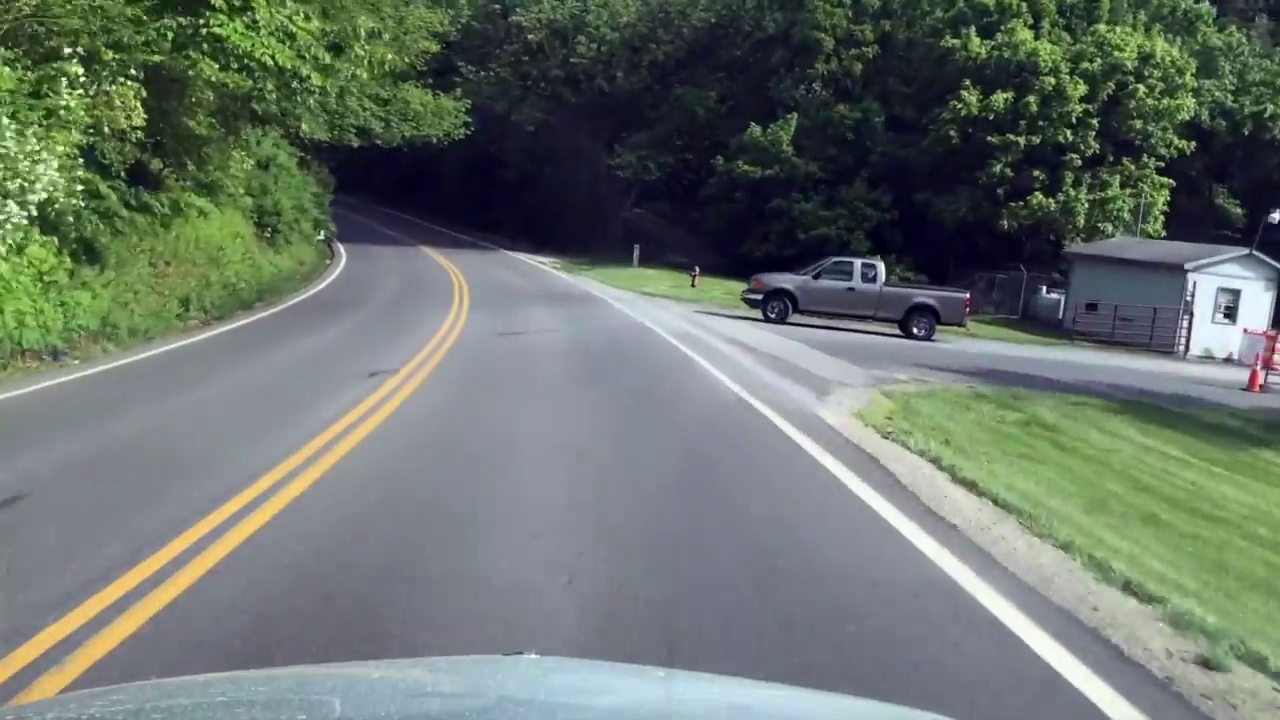
#> input picture data/backup/frame1031.jpg, 1280 x 720 px
$ jupyter execute --allow-errors color-filtering.ipynb   (shell and % lines are left out)
#> lines starting #> are read from the running program, lines starting #| are printed output that depends on the picture; after the words box and inside, x2 and y2 are one past the last pixel; in counts of white or black regions, pixels touching at a corner belong together
[cell 1]
import cv2
import numpy as np
import matplotlib.pyplot as plt

# Inspecting color-spaces

[cell 2]
rgbFrame = plt.imread("./frame1031.jpg")
#> rgbFrame is the input picture: shape (720, 1280, 3); mean R, G, B 105.3, 115.2, 107.8
grayFrame = cv2.cvtColor(rgbFrame, cv2.COLOR_RGB2GRAY)

figure = plt.figure(figsize=((12, 12)))
axis = figure.add_subplot(121)
axis.imshow(rgbFrame)
axis = figure.add_subplot(122)
axis.imshow(grayFrame, cmap="gray")

[cell 3]
figure = plt.figure(figsize=((12, 12)))
for i in range(3):
    axis = figure.add_subplot(1, 3, i+1)
    axis.imshow(rgbFrame[:, :, i], cmap="gray")

[cell 4]
hsvFrame = cv2.cvtColor(rgbFrame, cv2.COLOR_RGB2HSV)
#> hsvFrame: shape (720, 1280, 3); mean H, S, V 88.1, 67.8, 123.1
figure = plt.figure(figsize=((12, 12)))
for i in range(3):
    axis = figure.add_subplot(1, 3, i+1)
    axis.imshow(hsvFrame[:, :, i], cmap="gray")

[cell 5]
hslFrame = cv2.cvtColor(rgbFrame, cv2.COLOR_RGB2HLS)
#> hslFrame: shape (720, 1280, 3); mean of channels 0, 1, 2 88, 110.3, 51.9
figure = plt.figure(figsize=((12, 12)))
for i in range(3):
    axis = figure.add_subplot(1, 3, i+1)
    axis.imshow(hslFrame[:, :, i], cmap="gray")

# Selected Masks
- [x] red-channel in rgb-space
- [x] saturation-channel in hsv-space
- [x] saturation-channel in hsl-space

### Red Channel

[cell 6]
threshhold = 190
red = rgbFrame[:, :, 2]
redMask = np.zeros_like(red)
redMask[(red >threshhold) & (red < 255)] = 255
figure = plt.figure(figsize=((12, 12)))
axis = figure.add_subplot(1, 2, 1)
axis.imshow(red, cmap="gray")
axis = figure.add_subplot(1, 2, 2)
axis.imshow(redMask, cmap="gray")

### saturation in hsv

[cell 7]
threshhold = 80
saturation = hsvFrame[:, :, 1]
hsvSatMask = np.zeros_like(saturation)
hsvSatMask[(saturation >threshhold) & (red < 255)] = 255
figure = plt.figure(figsize=((12, 12)))
axis = figure.add_subplot(1, 2, 1)
axis.imshow(saturation, cmap="gray")
axis = figure.add_subplot(1, 2, 2)
axis.imshow(hsvSatMask, cmap="gray")

[cell 8]
threshhold = 65
saturation = hslFrame[:, :, 2]
hslSatMask = np.zeros_like(saturation)
hslSatMask[(saturation >threshhold) & (red < 255)] = 255
figure = plt.figure(figsize=((12, 12)))
axis = figure.add_subplot(1, 2, 1)
axis.imshow(saturation, cmap="gray")
axis = figure.add_subplot(1, 2, 2)
axis.imshow(hslSatMask, cmap="gray")

# Target output

[cell 9]
outMask = cv2.bitwise_or(redMask, hsvSatMask)
outMask = cv2.bitwise_or(outMask, hslSatMask)
plt.imshow(outMask, "gray")

# Dataset Test

[cell 10]
from glob import glob
glob("./*.jpg")

[cell 11]
fig = plt.figure(figsize=(15, 19))
imagesPathes = glob("./*.jpg")
numOfImgs = len(imagesPathes)

#> (the rest of this cell did not finish here and is left out)

# color segmentation in hsv-space red-channel

[cell 12]
# nred = np.zeros_like(rgbFrame)

# nred[:, :, 0] = red
# hsv = cv2.cvtColor(nred, cv2.COLOR_RGB2HSV)
# white color selection only
rgbFrame = plt.imread("frame1031.jpg")
whiteHSL = cv2.cvtColor(rgbFrame, cv2.COLOR_RGB2HLS)
wmask = cv2.inRange(whiteHSL, np.array([0, 0, 180]), np.array([180, 30, 255]))
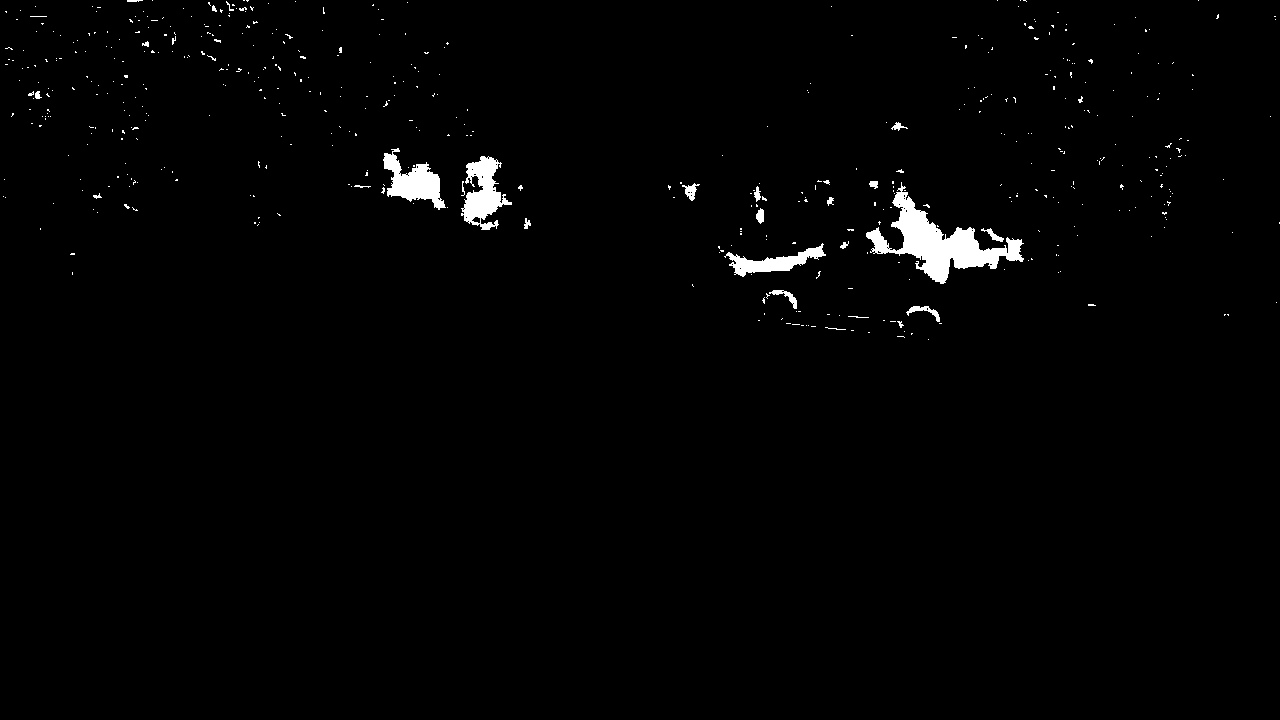
#> wmask: shape (720, 1280); 1.4% white; 513 white regions (487 under 20 px), largest, box (x1, y1, x2, y2) and area: (866, 182, 1024, 284) 4884, (461, 156, 512, 230) 1859, (383, 148, 446, 210) 1755
kernel = np.ones((5, 5), "uint8")
wmask = cv2.dilate(wmask, kernel, iterations=1)
#> wmask: shape (720, 1280); 3.5% white; 314 white regions (4 under 20 px), largest, box (x1, y1, x2, y2) and area: (864, 179, 1035, 286) 7127, (459, 154, 514, 232) 2887, (379, 146, 450, 212) 2591

fig = plt.figure(figsize=(15, 15))
axis = fig.add_subplot(1, 3, 1)
axis.set_title("rgb red channel threshold")
axis.imshow(wmask, "gray")
axis = fig.add_subplot(1, 3, 2)
axis.set_title("hsv red-channel threshold")
axis.imshow(redMask, "gray")

[cell 13]
# creating 3d-image for in range function of red channel
# nred = np.zeros_like(rgbFrame)
# # red = rgbFrame[:, :, 2]
# nred[:, :, 0] = red
# rgbFrame = plt.imread("frame1031.jpg")
hsv = cv2.cvtColor(rgbFrame, cv2.COLOR_RGB2HLS)

fig = plt.figure(figsize=(15, 15))
axis = fig.add_subplot(1, 3, 1)
axis.set_title("rgb red-channel")
axis.imshow(rgbFrame, "gray")
axis = fig.add_subplot(1, 3, 2)
axis.set_title("hsv red-channel")
axis.imshow(hsv)

[cell 14]
# [6 lines of commented-out code are left out]
whiteHSV = cv2.cvtColor(rgbFrame, cv2.COLOR_RGB2HSV)
wmask = cv2.inRange(whiteHSV, np.array([0, 0, 180]), np.array([180, 30, 255]))
#> wmask: shape (720, 1280); 5.9% white; 239 white regions (197 under 20 px), largest, box (x1, y1, x2, y2) and area: (504, 251, 1250, 720) 41858, (1187, 273, 1274, 359) 4362, (135, 655, 499, 684) 2766
kernel = np.ones((5, 5), "uint8")
wmask = cv2.dilate(wmask, kernel, iterations=1)
#> wmask: shape (720, 1280); 8.8% white; 100 white regions (1 under 20 px), largest, box (x1, y1, x2, y2) and area: (502, 249, 1252, 720) 54065, (1173, 269, 1276, 364) 6603, (133, 653, 503, 686) 4627

fig = plt.figure(figsize=(15, 15))
axis = fig.add_subplot(1, 3, 1)
axis.set_title("rgb red channel threshold")
axis.imshow(wmask, "gray")
axis = fig.add_subplot(1, 3, 2)
axis.set_title("hsv red-channel threshold")
axis.imshow(redMask, "gray")

[cell 15]
# creating 3d-image for in range function of red channel
# rgbFrame = plt.imread("frame1031.jpg")
nyellow = np.zeros_like(rgbFrame)
# [5 lines of commented-out code are left out]
nyellow[:, :, :2] = rgbFrame[:, :, :2]
hsv = cv2.cvtColor(nyellow, cv2.COLOR_RGB2HSV)
#> hsv: shape (720, 1280, 3); mean H, S, V 32.8, 254.9, 116.1
fig = plt.figure(figsize=(15, 15))
nyellow[:, :, :2] = rgbFrame[:, :, :2]

axis = fig.add_subplot(1, 3, 2)
axis.set_title("combined red+green")
axis.imshow(nyellow)

axis = fig.add_subplot(1, 3, 3)
axis.set_title("hsv yellow-channel")
axis.imshow(hsv)

[cell 16]
# creating 3d-image for in range function of red channel
# rgbFrame = plt.imread("frame246.jpg")
nyellow = np.zeros_like(rgbFrame)
# red = rgbFrame[:, :, 0]
# green = rgbFrame[:, :, 1]
nyellow[:, :, :2] = rgbFrame[:, :, :2]
# nyellow[:, :, 0] = red
# nyellow[:, :, 1] = green
yellowHSV = cv2.cvtColor(nyellow, cv2.COLOR_RGB2HSV)
fig = plt.figure(figsize=(15, 15))


ymask = cv2.inRange(yellowHSV, np.array([0, 255, 180]), np.array([27, 255, 255]))
#> ymask: shape (720, 1280); 1.8% white; 26 white regions (16 under 20 px), largest, box (x1, y1, x2, y2) and area: (11, 296, 465, 705) 9378, (0, 378, 394, 683) 6752, (1253, 351, 1266, 391) 205
kernel = np.ones((5, 5), "uint8")
ymask = cv2.dilate(ymask, kernel, iterations=1)
#> ymask: shape (720, 1280); 2.7% white; 6 white regions, box (x1, y1, x2, y2) and area: (0, 255, 467, 707) 23162, (1245, 327, 1280, 375) 669, (1246, 348, 1268, 393) 530, (693, 277, 700, 285) 51, (965, 294, 971, 299) 30, (965, 307, 970, 312) 25

fig = plt.figure(figsize=(15, 15))
axis = fig.add_subplot(1, 3, 1)
axis.set_title("rgb red channel threshold")
axis.imshow(ymask, "gray")
axis = fig.add_subplot(1, 3, 2)
axis.set_title("hsv red+green-channel threshold")
axis.imshow(redMask, "gray")
#> `h1, s1, v1 = cv2.split(cv2.cvtColor(rgbFrame, cv2.COLOR_RGB2HSV))`:
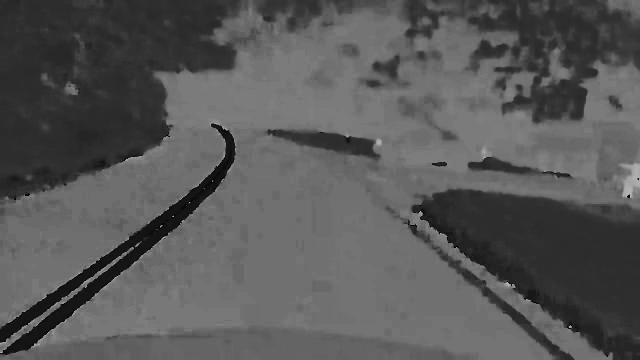
#> h1: shape (720, 1280) (shown at 1/2 size); min 0, max 179, mean 88.1
#> `mask = cv2.bitwise_or(mask, rgbFrame[:, :, 0])`:
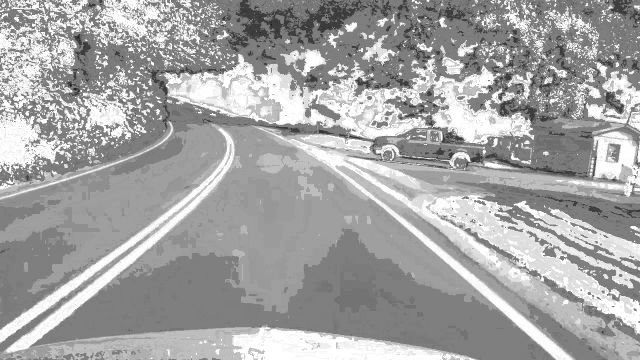
#> mask: shape (720, 1280) (shown at 1/2 size); min 27, max 255, mean 164
#> `outMask = cv2.erode(outMask, kernel, iterations=1)`:
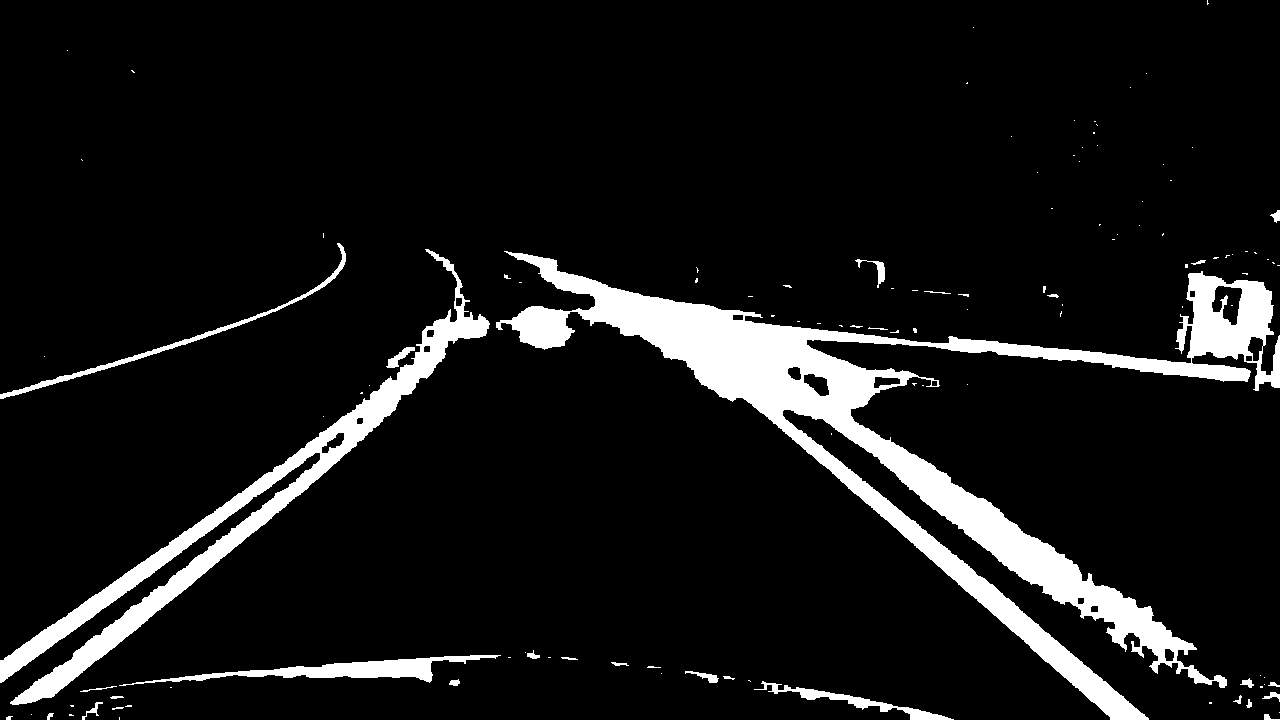
#> outMask: shape (720, 1280); 8.9% white; 117 white regions (85 under 20 px), largest, box (x1, y1, x2, y2) and area: (496, 251, 1280, 720) 55591, (0, 249, 490, 705) 18505, (119, 655, 501, 686) 3230

[cell 17]
# [0, 0, 220]), np.array([180, 15, 255]   # white
# [0, 255, 220]), np.array([28, 255, 255]  # yellow

# ------------------------

# rgbHLS = cv2.cvtColor(rgbFrame, cv2.COLOR_RGB2HLS)
# whiteMask = cv2.inRange(rgbHLS, np.array([0, 150, 75]), np.array([180, 255, 255]))

[cell 18]
from glob import glob


fig = plt.figure(figsize=(15, 15))
fig.tight_layout()
imagesPathes = glob("./*.jpg")
numOfImgs = len(imagesPathes)
kernel = np.ones((5, 5), "uint8")

#> (the rest of this cell did not finish here and is left out)

[cell 19]
from glob import glob


fig = plt.figure(figsize=(15, 15))
fig.tight_layout()
imagesPathes = glob("./*.jpg")
numOfImgs = len(imagesPathes)
kernel = np.ones((5, 5), "uint8")

#> (the rest of this cell did not finish here and is left out)

[cell 20]
rgbFrame[:, :, -2::-1].shape

$ run again, with data/backup/frame620.jpg copied over data/backup/frame1031.jpg
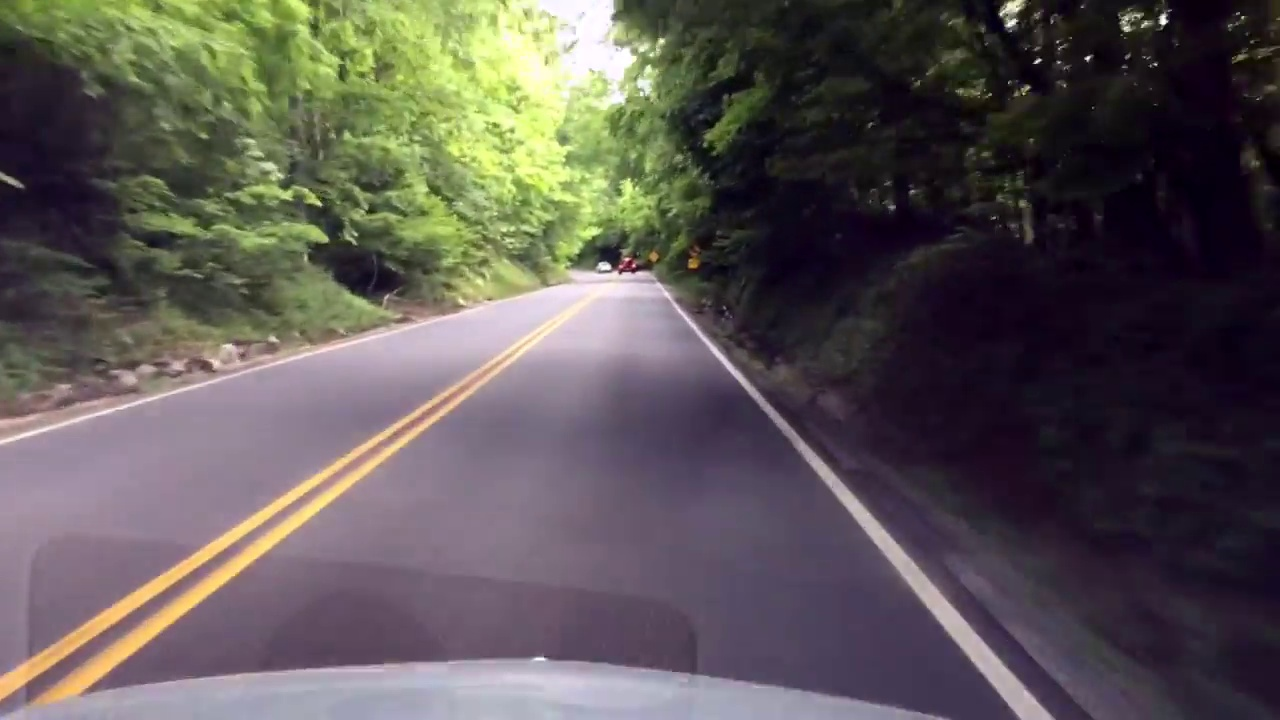
#> input picture data/backup/frame620.jpg, 1280 x 720 px
#> rgbFrame is the input picture: shape (720, 1280, 3); mean R, G, B 91.6, 85.6, 84.3
#> hsvFrame: shape (720, 1280, 3); mean H, S, V 107.8, 81.2, 98.4
#> hslFrame: shape (720, 1280, 3); mean of channels 0, 1, 2 107.7, 86, 65.1
#> `wmask = cv2.inRange(whiteHSL, np.array([0, 0, 180]), np.array([180, 30..`:
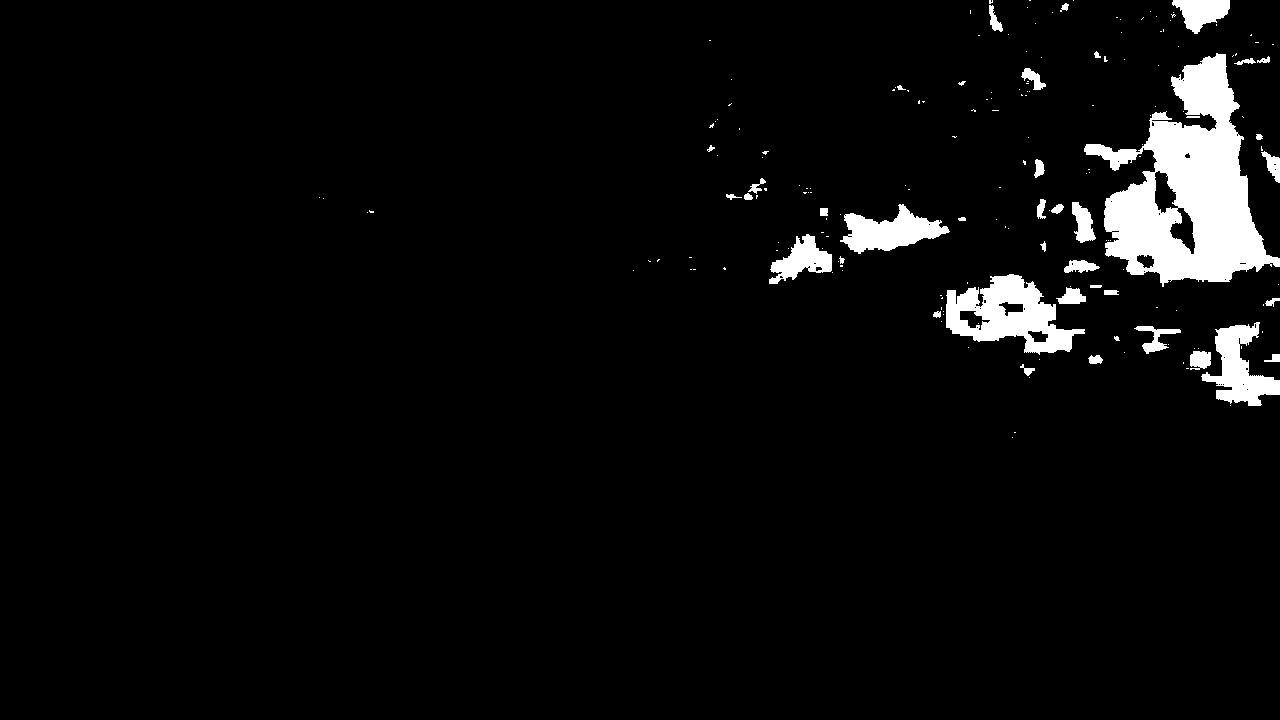
#> wmask: shape (720, 1280); 4.4% white; 183 white regions (142 under 20 px), largest, box (x1, y1, x2, y2) and area: (1084, 53, 1280, 287) 21294, (946, 274, 1085, 355) 5649, (1201, 322, 1280, 406) 3029
#> hsv: shape (720, 1280, 3); mean H, S, V 25.3, 255, 94.7
#> whiteMask: shape (720, 1280); 6.9% white; 57 white regions (38 under 20 px), largest, box (x1, y1, x2, y2) and area: (28, 657, 818, 720) 30129, (0, 270, 751, 446) 22003, (810, 460, 1051, 720) 5446
#> yellowMask: shape (720, 1280); 3.5% white; 145 white regions (115 under 20 px), largest, box (x1, y1, x2, y2) and area: (0, 320, 584, 712) 19940, (166, 300, 491, 393) 6260, (0, 392, 173, 433) 1509
#> `outMask = cv2.erode(outMask, kernel, iterations=1)`:
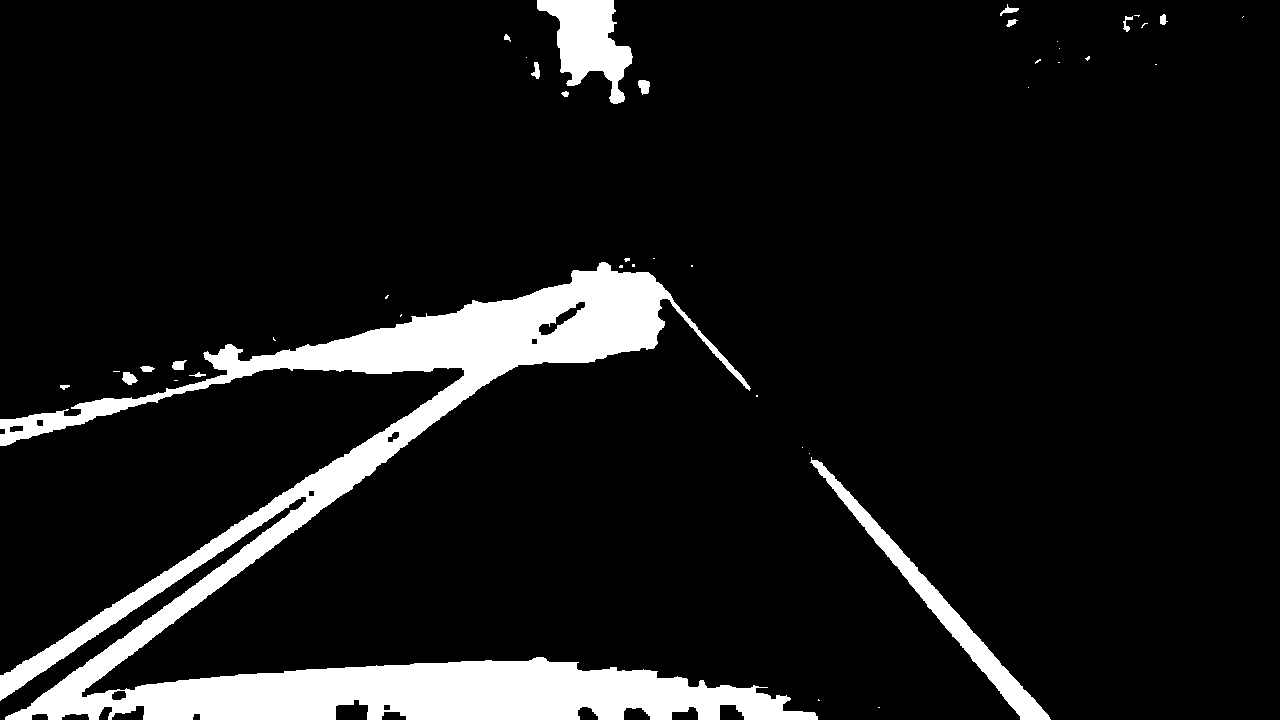
#> outMask: shape (720, 1280); 9.5% white; 42 white regions (26 under 20 px), largest, box (x1, y1, x2, y2) and area: (0, 262, 818, 720) 76172, (810, 457, 1051, 720) 5494, (537, 0, 633, 104) 5178
